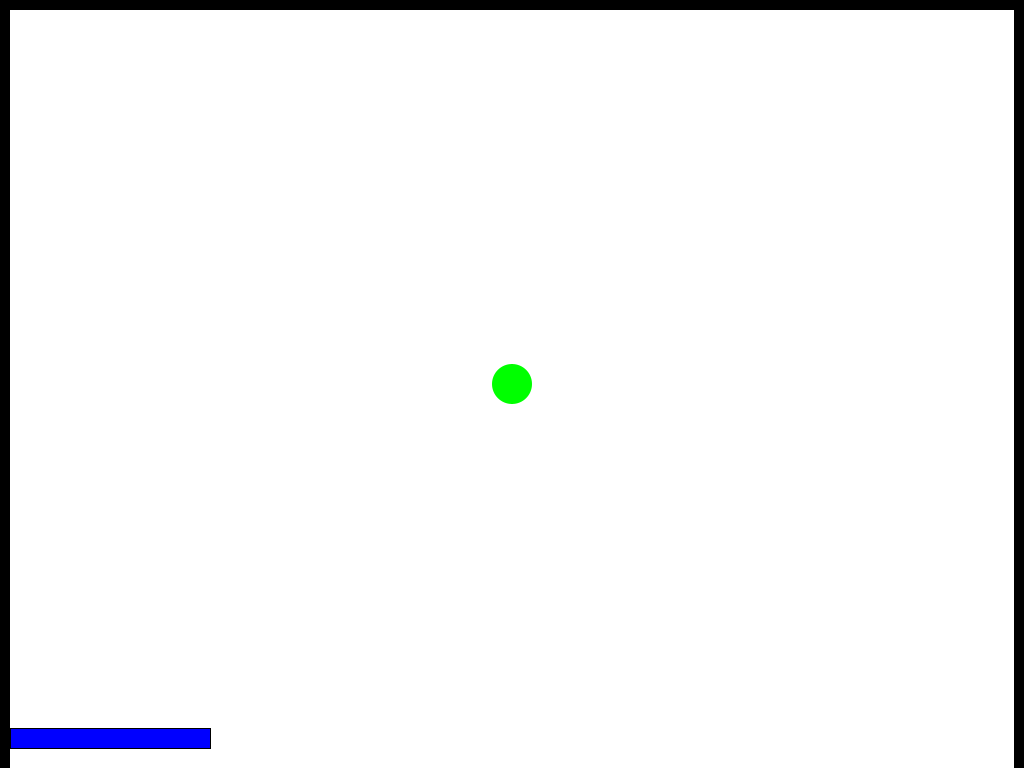
Frame 1 (no input)
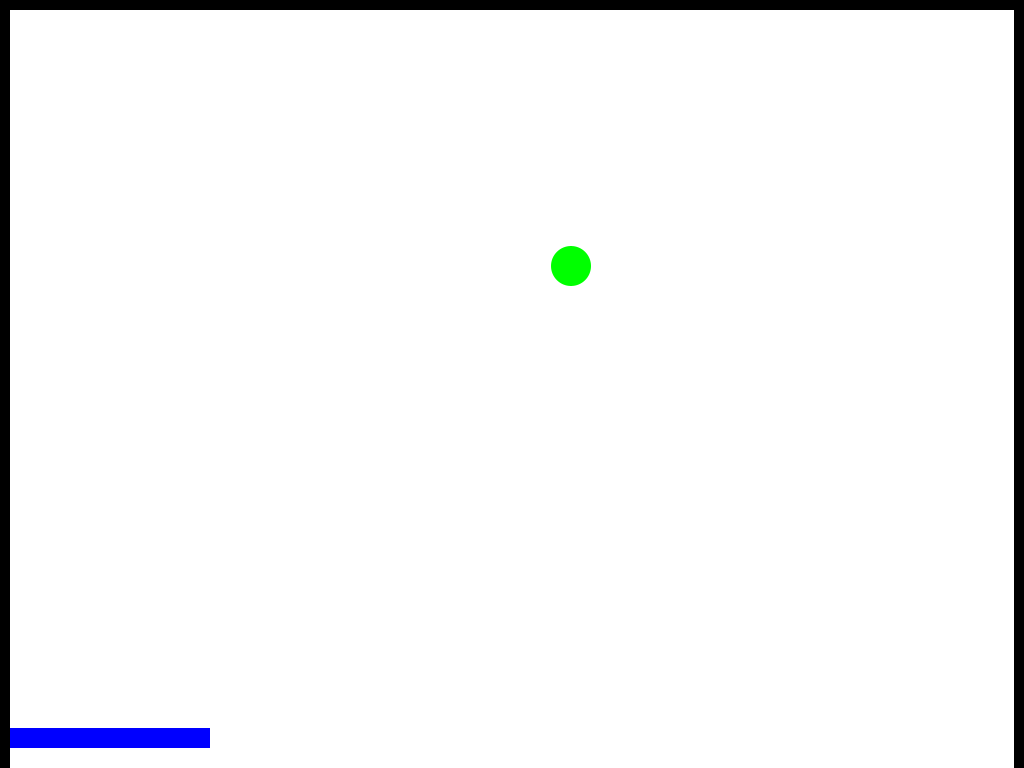
Frame 60 (the mouse pressed at the canvas centre just before this capture)
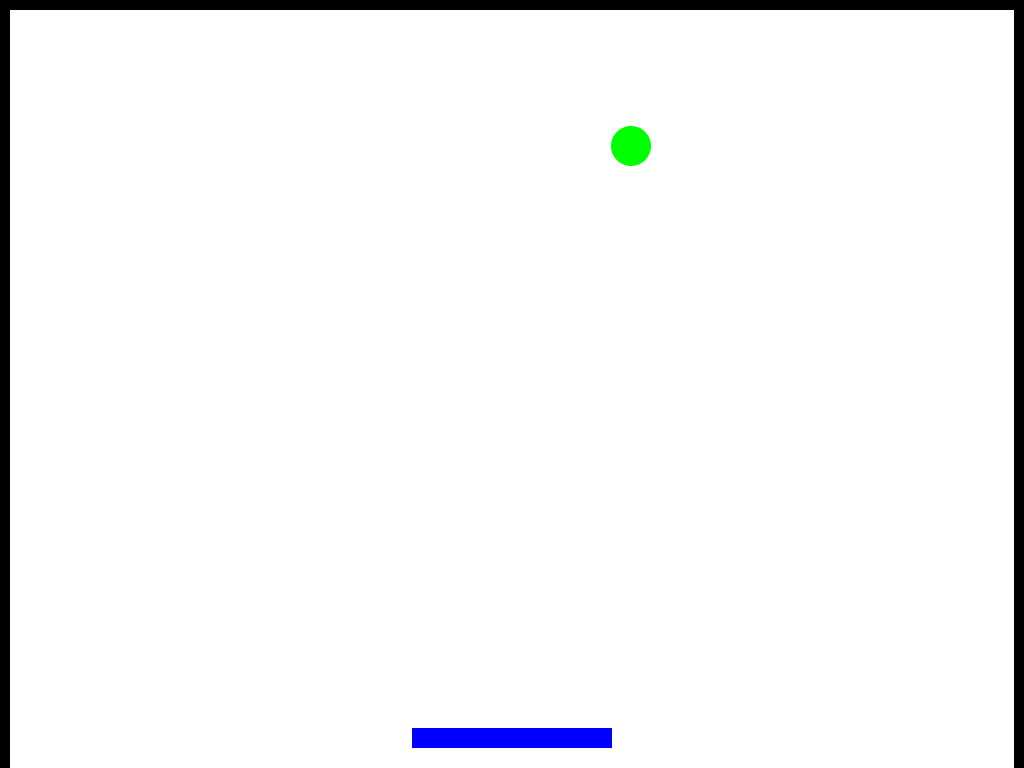
Frame 120 (the mouse held since frame 60 and released just before this capture)

The Processing sketch that drew these frames (run headless with seeded random() and noise(); from frame 60 on, the mouse is pressed at the canvas centre):

// Processing sketch: Aufgabe4_16
// ── Aufgabe4_16.pde
//Spieler Variablen
int SpielerX=200;//Spielergröße
int SpielerY=20; //Spielergröße
int SpielerPosX;
int SpielerPosY;
//Ballvariablen
int Ballgroese=40;
int BallX=0;
int BallY=0;
float BallgeschX =1;
float BallgeschY =1;
//sontige Variablen
boolean spielVorbei=false;


//Setup
void setup()
{
  size(1024, 768);
  SpielerPosY = height-30;
  BallX = width/2; // Ballposition
  BallY = height/2; //Ballposition
  BallgeschX= random(-4.0, 4.0);
  BallgeschY= random(-4.0, 4.0);
}

//Draw-----------------------------------
void draw()
{
  background(255);
  Spieler();
  Spielfeldrand();
  Ball();
}


//Spieler--------------------------------
void Spieler()
{
  fill(0, 0, 255);
  rectMode(CENTER);  
  rect(constrain(mouseX, 0+SpielerX/2+10, width-SpielerX/2-10), SpielerPosY, SpielerX, SpielerY);

  //Ball berührt Schläger
  if (BallY == SpielerPosY-SpielerY/2-Ballgroese/2 && BallX>=mouseX-SpielerX/2 && BallX<=mouseX+SpielerX/2)
  {
    SpielerX-=20;
  }
}

//Spielfeldrand-------------------------
void Spielfeldrand()
{
  noStroke();
  fill(0, 0, 0);
  rectMode(CORNER);
  rect(0, 0, 10, height);
  rect(width-10, 0, 10, height);
  rect(10, 0, width-10, 10);
  
  //Ball abprallen lasssen-----------
  if (BallX>width-10-Ballgroese/2||BallX<0+10+Ballgroese/2)
  {
    BallgeschX*=-1;
    
  }
  //Geschwindigkeit erhöhen wenn oberer Rand berührt
  if (BallY<=0+Ballgroese/2+10)
  {
    BallgeschY*=-1;
    BallgeschX*=1.5;
    BallgeschY*=1.5;
  }
  if (BallY>height)
  {
    GameOver();
  }
}

//Ballsteuerung------------------------------------
void Ball()
{
  fill(0, 255, 0); // Ballfarbe
  ellipseMode(CENTER);
  ellipse(BallX, BallY, Ballgroese, Ballgroese); //Ball malen
  BallX += BallgeschX;
  BallY += BallgeschY;

  //Ball berührt Schläger
  if (BallY == SpielerPosY-SpielerY/2-Ballgroese/2 && BallX>=mouseX-SpielerX/2 && BallX<=mouseX+SpielerX/2)
  {
    
    BallgeschY*=-1;
  }
}

//GameOver ----------------
void GameOver()
{
  BallgeschX = 0;
  BallgeschY= 0;

  fill(255, 0, 0);
  textSize(50);

  text("YOU DIED", width/2-120, height/2);
  spielVorbei = true;
}
